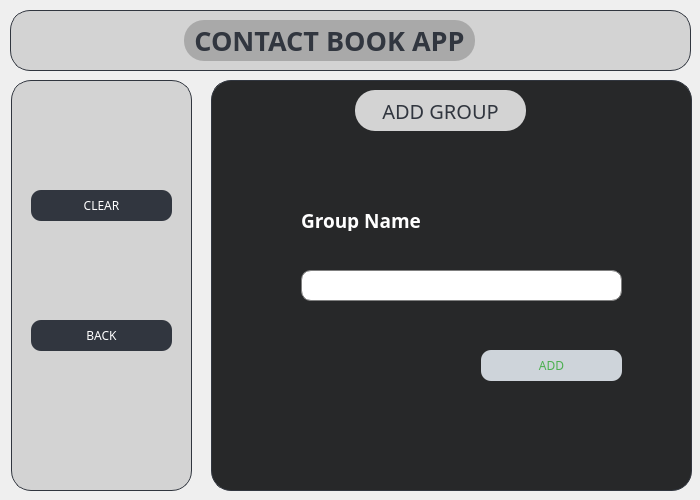
<?xml version="1.0" encoding="UTF-8"?>
<ui version="4.0">
 <class>AddGroupWindow</class>
 <widget class="QDialog" name="AddGroupWindow">
  <property name="geometry">
   <rect>
    <x>0</x>
    <y>0</y>
    <width>700</width>
    <height>500</height>
   </rect>
  </property>
  <property name="windowTitle">
   <string>Dialog</string>
  </property>
  <property name="styleSheet">
   <string notr="true">QForm
{
	background-color: black;
}</string>
  </property>
  <widget class="QFrame" name="LeftPanel">
   <property name="geometry">
    <rect>
     <x>11</x>
     <y>80</y>
     <width>181</width>
     <height>411</height>
    </rect>
   </property>
   <property name="styleSheet">
    <string notr="true">QFrame {
    background-color: lightgray;
    border: 1px solid #31363F;
    border-radius: 20px;
}

QFrame:hover {
    background-color: darkgray;
}</string>
   </property>
   <property name="frameShape">
    <enum>QFrame::StyledPanel</enum>
   </property>
   <property name="frameShadow">
    <enum>QFrame::Raised</enum>
   </property>
   <widget class="QPushButton" name="ClearButton">
    <property name="geometry">
     <rect>
      <x>20</x>
      <y>110</y>
      <width>141</width>
      <height>31</height>
     </rect>
    </property>
    <property name="font">
     <font>
      <family>Unispace</family>
     </font>
    </property>
    <property name="cursor">
     <cursorShape>PointingHandCursor</cursorShape>
    </property>
    <property name="styleSheet">
     <string notr="true">QPushButton {
    background-color: #31363F;
    color: white;
    border: none;
    padding: 8px 16px;
    border-radius: 10px;
}
QPushButton:hover {
    background-color: #CED4DA;
    color: #4CAF50;
}</string>
    </property>
    <property name="text">
     <string>CLEAR</string>
    </property>
   </widget>
   <widget class="QPushButton" name="BackButton">
    <property name="geometry">
     <rect>
      <x>20</x>
      <y>240</y>
      <width>141</width>
      <height>31</height>
     </rect>
    </property>
    <property name="font">
     <font>
      <family>Unispace</family>
     </font>
    </property>
    <property name="cursor">
     <cursorShape>PointingHandCursor</cursorShape>
    </property>
    <property name="styleSheet">
     <string notr="true">QPushButton {
    background-color: #31363F;
    color: white;
    border: none;
    padding: 8px 16px;
    border-radius: 10px;
}
QPushButton:hover {
    background-color: #CED4DA;
    color: #4CAF50;
}</string>
    </property>
    <property name="text">
     <string>BACK</string>
    </property>
   </widget>
  </widget>
  <widget class="QFrame" name="RightPanel">
   <property name="geometry">
    <rect>
     <x>211</x>
     <y>80</y>
     <width>481</width>
     <height>411</height>
    </rect>
   </property>
   <property name="styleSheet">
    <string notr="true">QFrame
{
	background-color: #272829;
	border: 1px solid #31363F;
	border-radius:20px;
}</string>
   </property>
   <property name="frameShape">
    <enum>QFrame::StyledPanel</enum>
   </property>
   <property name="frameShadow">
    <enum>QFrame::Raised</enum>
   </property>
   <widget class="QLabel" name="OperationHeading">
    <property name="geometry">
     <rect>
      <x>144</x>
      <y>10</y>
      <width>171</width>
      <height>41</height>
     </rect>
    </property>
    <property name="font">
     <font>
      <family>Unispace</family>
      <pointsize>15</pointsize>
      <bold>false</bold>
     </font>
    </property>
    <property name="styleSheet">
     <string notr="true">QLabel
{
	border: none;
	background-color: lightgray;
	color: #31363F;
}</string>
    </property>
    <property name="text">
     <string>ADD GROUP</string>
    </property>
    <property name="alignment">
     <set>Qt::AlignCenter</set>
    </property>
   </widget>
   <widget class="QLineEdit" name="GroupNameInput">
    <property name="geometry">
     <rect>
      <x>90</x>
      <y>190</y>
      <width>321</width>
      <height>31</height>
     </rect>
    </property>
    <property name="font">
     <font>
      <pointsize>12</pointsize>
      <bold>true</bold>
     </font>
    </property>
    <property name="styleSheet">
     <string notr="true">QLineEdit {
    border: 1px solid gray;
    border-radius: 10px;
    color: darkgray; 
}</string>
    </property>
   </widget>
   <widget class="QPushButton" name="AddButton">
    <property name="geometry">
     <rect>
      <x>270</x>
      <y>270</y>
      <width>141</width>
      <height>31</height>
     </rect>
    </property>
    <property name="font">
     <font>
      <family>Unispace</family>
     </font>
    </property>
    <property name="cursor">
     <cursorShape>PointingHandCursor</cursorShape>
    </property>
    <property name="styleSheet">
     <string notr="true">QPushButton {
	background-color: #CED4DA;
    color: #4CAF50;
    border: none;
    padding: 8px 16px;
    border-radius: 10px;
}
QPushButton:hover {
    background-color: #31363F;
    color: white;
}</string>
    </property>
    <property name="text">
     <string>ADD</string>
    </property>
   </widget>
   <widget class="QLabel" name="GroupNameHeading">
    <property name="geometry">
     <rect>
      <x>90</x>
      <y>130</y>
      <width>141</width>
      <height>21</height>
     </rect>
    </property>
    <property name="font">
     <font>
      <family>Unispace</family>
      <pointsize>14</pointsize>
      <bold>true</bold>
     </font>
    </property>
    <property name="styleSheet">
     <string notr="true">QLabel
{
	border: none;
	color: white;
}</string>
    </property>
    <property name="text">
     <string>Group Name</string>
    </property>
   </widget>
  </widget>
  <widget class="QFrame" name="UpperPanel">
   <property name="geometry">
    <rect>
     <x>10</x>
     <y>10</y>
     <width>681</width>
     <height>61</height>
    </rect>
   </property>
   <property name="maximumSize">
    <size>
     <width>16777215</width>
     <height>16777215</height>
    </size>
   </property>
   <property name="styleSheet">
    <string notr="true">QFrame {
    background-color: lightgray;
    border: 1px solid #31363F;
    border-radius: 20px;
}

QFrame:hover {
    background-color: darkgray;
}</string>
   </property>
   <property name="frameShape">
    <enum>QFrame::StyledPanel</enum>
   </property>
   <property name="frameShadow">
    <enum>QFrame::Raised</enum>
   </property>
   <widget class="QLabel" name="Heading">
    <property name="geometry">
     <rect>
      <x>174</x>
      <y>10</y>
      <width>291</width>
      <height>41</height>
     </rect>
    </property>
    <property name="font">
     <font>
      <family>Unispace</family>
      <pointsize>20</pointsize>
      <bold>true</bold>
     </font>
    </property>
    <property name="styleSheet">
     <string notr="true">QLabel
{
	background-color: darkgray;
	border: none;
	color: #31363F;
}</string>
    </property>
    <property name="text">
     <string>CONTACT BOOK APP</string>
    </property>
    <property name="alignment">
     <set>Qt::AlignCenter</set>
    </property>
   </widget>
  </widget>
 </widget>
 <resources/>
 <connections/>
</ui>
